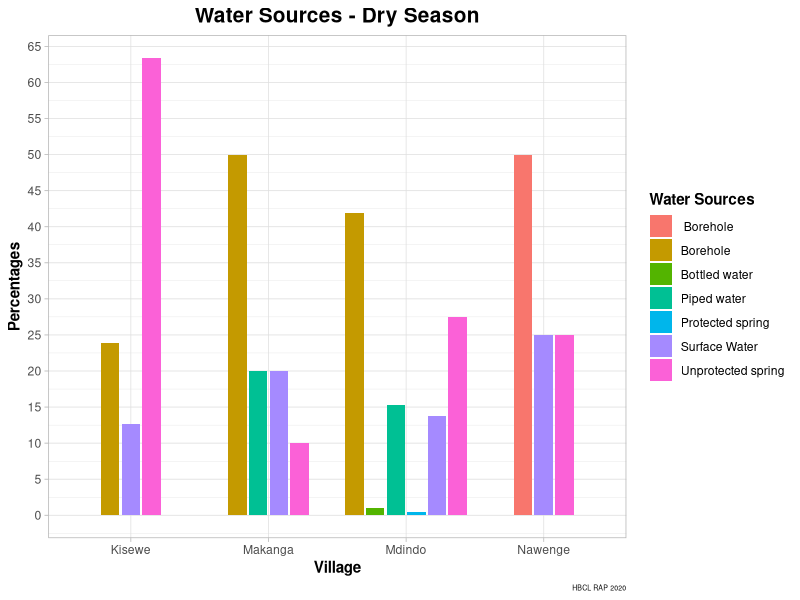
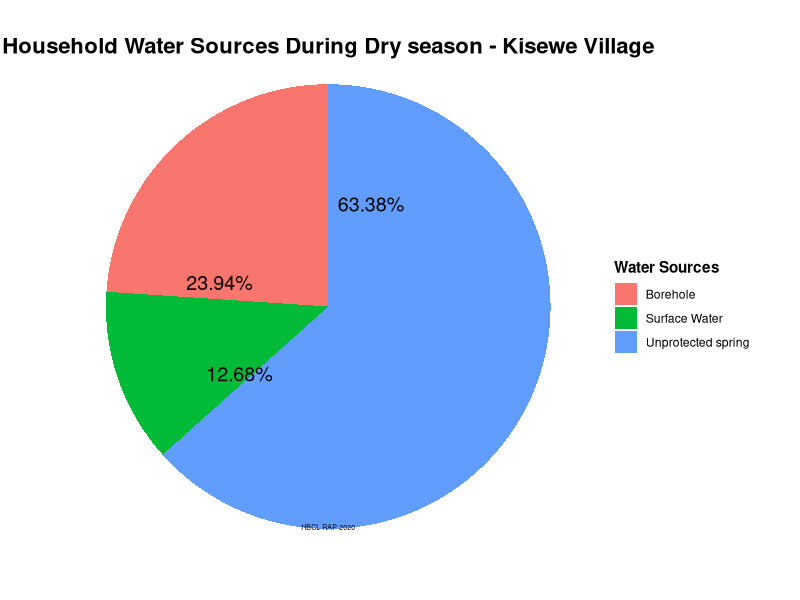
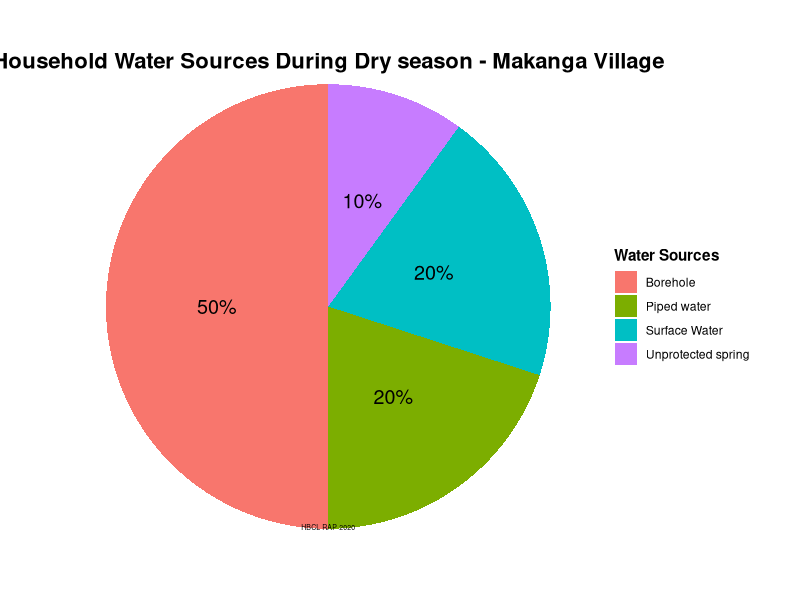
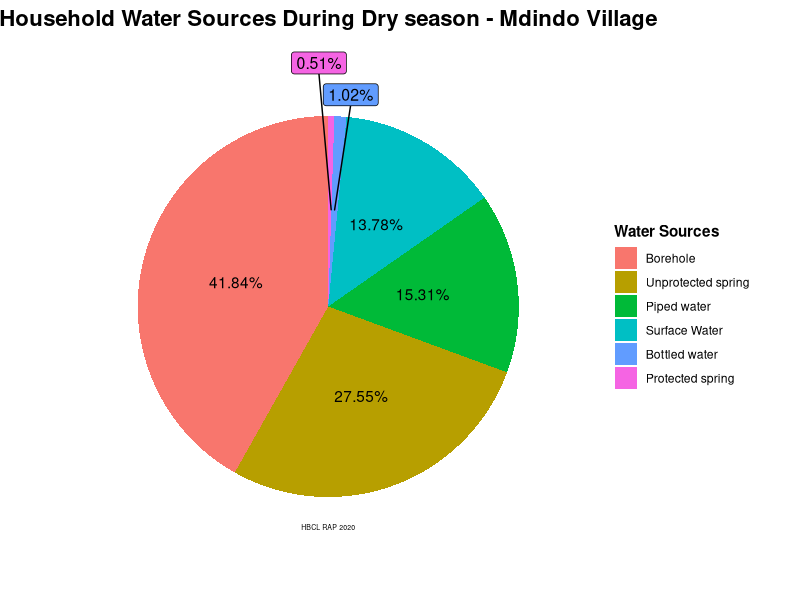
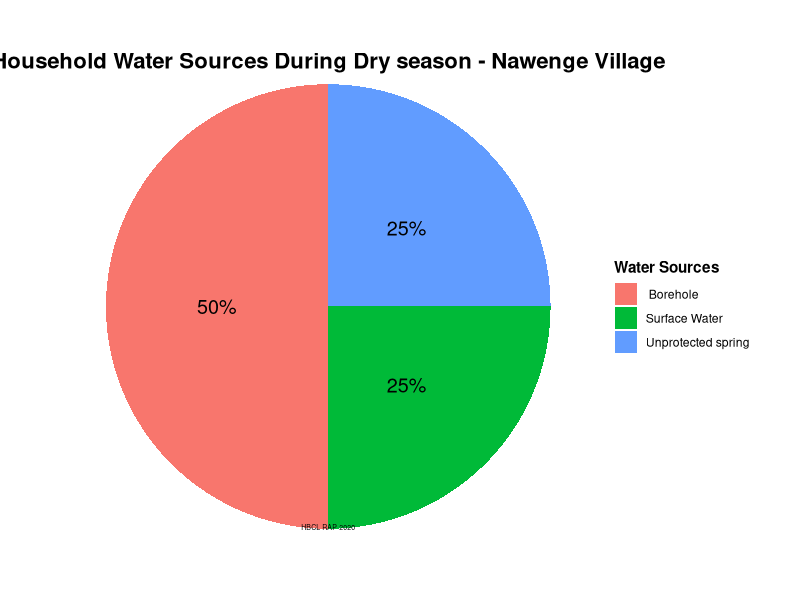

R code for these plots, in order: (Note: this script raises an error after producing the figures.)
 # Household Survey data analysis
      # Harmonic Biosphere Company Limited 
      # June, 2020
      
      # Set working directory --------------------------------------------------------
      setwd("~")
      dir.create("RAP", showWarnings = FALSE)
      setwd("~/RAP")
      
      # Load/install required packageslibralies ---------------------------------------
      library(tidyverse)
      library(scales)
      library(ggrepel)
      
      
      options(scipen = 999)
      
      
      df<-read.csv("Household_Survey.csv",check.names = TRUE,stringsAsFactors = FALSE)
      
      
      # Renaming varibales
      df<-df %>% 
        rename(Respondent_Name = Respondent_.Name,
               HoH_N = HoH_.N, HM1_N = HM1_.N, HM7_G = HM6_G.1, HM8_G = HM_G)
      
      # WATER SERVICES AND DISTANCE 
      # 1 (a).Show percentage of each sources from each of the affected village - Dry Season
      df_Water_dryseason <- df %>% 
        select(Village, Water_Dryseason, Dryseason_dist_km) %>%
        mutate_all(na_if,"-") %>% 
        separate(Water_Dryseason,into = c("No_code","Water_Dryseason"),sep = "[0-9].") %>%
        mutate(Water_Dryseason = ifelse(is.na(Water_Dryseason), No_code, Water_Dryseason)) %>%
        select(-No_code) %>% 
        filter(!is.na(Water_Dryseason)) %>% 
        group_by(Village, Water_Dryseason) %>% 
        summarise(Dry_Season = n()) %>% 
        mutate(Dry_Season_Perc = round(Dry_Season/sum(Dry_Season)*100, digits = 2)) %>%
        mutate(Water_Dryseason = ifelse(Water_Dryseason ==" Unprotected spring", "Unprotected spring", Water_Dryseason),
               Water_Dryseason = ifelse(Water_Dryseason =="Surface water (lake/dam/river/stream)", "Surface Water", Water_Dryseason),
               Water_Dryseason = ifelse(Water_Dryseason ==" Surface water (lake/dam/river/stream)", "Surface Water", Water_Dryseason)) %>% 
        view()
      
      # Bar Chart Water Sources Dry Season
      ggplot(data = df_Water_dryseason, aes(x = Village, y = Dry_Season_Perc, fill = Water_Dryseason))+
        geom_col(position = position_dodge2(preserve = "single", width = 0.9))+
        #geom_text(aes(y = -1, label = Water_Dryseason), position = position_dodge(width = 0.9), size = 3, angle = 90, va = "top")+
        #geom_text(aes(label = ifelse(Dry_Season_Perc > 2, str_c(Dry_Season_Perc, "%"), "")), position = position_dodge2(width= 0.9, preserve = "single"),
                  #angle = 90, hjust = 1, size = 4)+
        #geom_text(aes(label = ifelse(Dry_Season_Perc < 2, str_c(Dry_Season_Perc, "%"), "")), position = position_dodge2(width= 0.9, preserve = "single"), 
                  #angle = 90, hjust = -0.1, size = 4)+
        scale_y_continuous(name = "Percentages", breaks = breaks_width(5))+
        labs(title = "Water Sources - Dry Season", caption = "HBCL RAP 2020", fill = "Water Sources")+
        theme_light()+
        theme(plot.title = element_text(size = 15, face = "bold", hjust = 0.5))+
        theme(plot.caption = element_text(size = 5, hjust = 1))+
        theme(legend.title = element_text(face = "bold"))+
        theme(axis.title.x = element_text(face = "bold"), axis.title.y = element_text(face = "bold"))
      
      
      # PIE CHART
      # (i). Pie Chat plot Kisewe water Sources - Dry Season -------------------------------------------------------
      df_Water_dryseason %>% 
        filter(Village == "Kisewe") %>% 
        ggplot(aes(x = "", y = Dry_Season_Perc, fill = Water_Dryseason))+
        geom_bar(stat = "identity")+
        coord_polar("y", start = 0)+
        geom_text(aes(label = str_c(Dry_Season_Perc, "%")), position = position_stack(vjust = 0.1), size = 5, colour = "black")+
        labs(title = "Household Water Sources During Dry season - Kisewe Village", caption = "HBCL RAP 2020", fill = "Water Sources")+
        theme_void()+
        theme(plot.title = element_text(hjust = 0.5, size = 16, face = "bold", vjust = -5))+
        theme(legend.title = element_text(face = "bold"))+
        theme(plot.caption = element_text(size = 5, vjust = 35, hjust = 0.5))
      
      # (ii). Makanga Pie Chat plot Makanga water Sources - Dry Season -------------------------------------------------------
      df_Water_dryseason %>% 
        filter(Village == "Makanga") %>% 
        ggplot(aes(x = "", y = Dry_Season_Perc, fill = Water_Dryseason))+
        geom_bar(stat = "identity")+
        coord_polar("y", start = 0)+
        geom_text(aes(label = str_c(Dry_Season_Perc, "%")), position = position_stack(vjust = 0.5), size = 5, colour = "black")+
        labs(title = "Household Water Sources During Dry season - Makanga Village", caption = "HBCL RAP 2020", fill = "Water Sources")+
        theme_void()+
        theme(plot.title = element_text(hjust = 0.5, size = 16, face = "bold", vjust = -8))+
        theme(legend.title = element_text(face = "bold"))+
        theme(plot.caption = element_text(size = 5, vjust = 35, hjust = 0.5))
      
      # (ii). Mdindo Pie Chat plot Mdindo water Sources - Dry Season -------------------------------------------------------
      df_Water_dryseason %>% 
        filter(Village == "Mdindo") %>% 
        mutate(Water_Dryseason = fct_reorder(Water_Dryseason, -Dry_Season_Perc)) %>% 
        ggplot( aes(x = "", y = Dry_Season_Perc, fill =Water_Dryseason))+
        geom_bar(stat = "identity")+
        coord_polar("y", start = 0)+
        geom_text(aes(label = ifelse(Dry_Season_Perc > 2, str_c(Dry_Season_Perc, "%"), "")), position = position_stack(vjust = 0.5))+
        geom_label_repel(aes(label = ifelse(Dry_Season_Perc < 2, str_c(Dry_Season_Perc, "%"), ""), y = Dry_Season_Perc), size = 4, show.legend = F, nudge_x = 0.6)+
        labs(title = "Household Water Sources During Dry season - Mdindo Village", caption = "HBCL RAP 2020", fill = "Water Sources")+
        theme_void()+
        theme(plot.title = element_text(hjust = 0.5, size = 16, face = "bold", vjust = 0.5))+
        theme(legend.title = element_text(face = "bold"))+
        theme(plot.caption = element_text(size = 5, vjust = 35, hjust = 0.5))
      
      # (iv). Pie Chat plot Nawenge water Sources - Dry Season -------------------------------------------------------
      df_Water_dryseason %>% 
        filter(Village == "Nawenge") %>% 
        ggplot(aes(x = "", y = Dry_Season_Perc, fill = Water_Dryseason))+
        geom_bar(stat = "identity")+
        coord_polar("y", start = 0)+
        geom_text(aes(label = str_c(Dry_Season_Perc, "%")), position = position_stack(vjust = 0.5), size = 5, colour = "black")+
        labs(title = "Household Water Sources During Dry season - Nawenge Village", caption = "HBCL RAP 2020", fill = "Water Sources")+
        theme_void()+
        theme(plot.title = element_text(hjust = 0.5, size = 16, face = "bold", vjust = -8))+
        theme(legend.title = element_text(face = "bold"))+
        theme(plot.caption = element_text(size = 5, vjust = 35, hjust = 0.5))
      
      write.csv(df_Water, "water_dryseason.csv")
      
      # 1 (b).Distance variation to the houses - Dry Season --------------------------------- 
      df_Water <- df %>% 
        select(Village, Water_Dryseason, Dryseason_dist_km) %>%
        mutate_all(na_if,"-") %>% 
        separate(Water_Dryseason,into = c("No_code","Water_Dryseason"),sep = "[0-9].") %>%
        mutate(Water_Dryseason = ifelse(is.na(Water_Dryseason), No_code, Water_Dryseason)) %>%
        select(-No_code) %>% 
        mutate(Dryseason_dist_km = as.numeric(Dryseason_dist_km)) %>% 
        filter(!is.na(Water_Dryseason)) %>% 
        group_by(Village, Water_Dryseason) %>% 
        summarise(Ave_dist = mean(Dryseason_dist_km, na.rm = TRUE)) %>% 
        view()
      
      
      # 2 (a).Show percentage of each sources from each of the affected village - Wet Season
      df_Water_wetseason <- df %>% 
        select(Village, Water_Wetseason, Wetseason_dist_km) %>%
        mutate_all(na_if,"-") %>% 
        separate(Water_Wetseason,into = c("No_code","Water_Wetseason"),sep = "[0-9].") %>%
        mutate(Water_Wetseason = ifelse(is.na(Water_Wetseason), No_code, Water_Wetseason)) %>%
        select(-No_code) %>% 
        filter(!is.na(Water_Wetseason)) %>% 
        group_by(Village, Water_Wetseason) %>% 
        summarise(Wet_Season = n()) %>% 
        mutate(Wet_Season_Perc = round(Wet_Season/sum(Wet_Season)*100, digits = 2)) %>%
        mutate(Water_Wetseason = ifelse(Water_Wetseason ==" Unprotected spring", "Unprotected spring", Water_Wetseason),
               Water_Wetseason = ifelse(Water_Wetseason =="Surface water (lake/dam/river/stream)", "Surface Water", Water_Wetseason),
               Water_Wetseason = ifelse(Water_Wetseason ==" Surface water (lake/dam/river/stream)", "Surface Water", Water_Wetseason)) %>% 
        view()
      
      
      # Bar Chart Water Sources Wet Season
      ggplot(data = df_Water_wetseason, aes(x = Village, y = Wet_Season_Perc, fill = Water_Wetseason))+
        geom_col(position = position_dodge2(preserve = "single", width = 0.9))+
        #geom_text(aes(y = -1, label = Water_Dryseason), position = position_dodge(width = 0.9), size = 3, angle = 90, va = "top")+
        #geom_text(aes(label = ifelse(Wet_Season_Perc > 2, str_c(Wet_Season_Perc, "%"), "")), position = position_dodge2(width= 0.9, preserve = "single"), 
                  #angle = 90, hjust = 1, size = 4)+
        #geom_text(aes(label = ifelse(Wet_Season_Perc < 2, str_c(Wet_Season_Perc, "%"), "")), position = position_dodge2(width= 0.9, preserve = "single"), 
                  #angle = 90, hjust = -0.1, size = 4)+
        scale_y_continuous(name = "Percentages", breaks = breaks_width(5))+
        labs(title = "Water Sources - Wet Season", caption = "HBCL RAP 2020", fill = "Water Sources")+
        theme_light()+
        theme(plot.title = element_text(size = 15, face = "bold", hjust = 0.5))+
        theme(plot.caption = element_text(size = 5, hjust = 1))+
        theme(legend.title = element_text(face = "bold"))+
        theme(axis.title.x = element_text(face = "bold"), axis.title.y = element_text(face = "bold"))
      
      
      # (i). Pie Chat plot Kisewe water Sources - Wet Season -------------------------------------------------------
      df_Water_wetseason %>% 
        filter(Village == "Kisewe") %>%
        mutate(Water_Wetseason = fct_reorder(Water_Wetseason, -Wet_Season_Perc)) %>% 
        ggplot(aes(x = "", y = Wet_Season_Perc, fill = Water_Wetseason))+
        geom_bar(stat = "identity")+
        coord_polar("y", start = 0)+
        geom_text(aes(label = ifelse(Wet_Season_Perc >1, str_c( Wet_Season_Perc, "%"),"")), position = position_stack(vjust = 0.5), size = 5, colour = "black")+
        geom_label_repel(aes(label = ifelse(Wet_Season_Perc < 1, str_c(Wet_Season_Perc, "%"), "")), size = 4, nudge_x = 0.55, show.legend = F)+
        labs(title = "Household Water Sources During Wet season - Kisewe Village", caption = "HBCL RAP 2020", fill = "Water Sources")+
        theme_void()+
        theme(plot.title = element_text(hjust = 0.5, size = 15, face = "bold", vjust = -2))+
        theme(legend.title = element_text(face = "bold"))+
        theme(plot.caption = element_text(size = 5, vjust = 35, hjust = 0.5))
      
      # (ii). Pie Chat plot Makanga water Sources - Wet Season -------------------------------------------------------
      df_Water_wetseason %>% 
        filter(Village == "Makanga") %>% 
        ggplot(aes(x = "", y = Wet_Season_Perc, fill = Water_Wetseason))+
        geom_bar(stat = "identity")+
        coord_polar("y", start = 0)+
        geom_text(aes(label = str_c( Wet_Season_Perc, "%")), position = position_stack(vjust = 0.5), size = 5, colour = "black")+
        labs(title = "Household Water Sources During Wet season - Makanga Village", caption = "HBCL RAP 2020", fill = "Water Sources")+
        theme_void()+
        theme(plot.title = element_text(hjust = 0.5, size = 16, face = "bold", vjust = -8))+
        theme(legend.title = element_text(face = "bold"))+
        theme(plot.caption = element_text(size = 5, vjust = 35, hjust = 0.5))
      
      
      # (iii). Mdindo Pie Chat plot Mdindo water Sources - Wet Season -------------------------------------------------------
      df_Water_wetseason %>% 
        filter(Village == "Mdindo") %>% 
        ggplot(aes(x = "", y = Wet_Season_Perc, fill = reorder(Water_Wetseason, -Wet_Season_Perc)))+
        geom_bar(stat = "identity")+
        coord_polar("y", start = 0)+
        geom_text(aes(label = ifelse (Wet_Season_Perc > 14, str_c( Wet_Season_Perc, "%"), "")), position = position_stack(vjust = 0.5), size = 5, colour = "black")+
        geom_label_repel(aes(label = ifelse(Wet_Season_Perc < 14, str_c(Wet_Season_Perc, "%"), "")), size = 3, nudge_x = 1.5, show.legend = F)+
        labs(title = "Household Water Sources During Wet season - Mdindo Village", caption = "HBCL RAP 2020", fill = "Water Sources")+
        theme_void()+
        theme(plot.title = element_text(hjust = 0.5, size = 15, face = "bold", vjust = 2))+
        theme(legend.title = element_text(face = "bold"))+
        theme(plot.caption = element_text(size = 5, vjust = 35, hjust = 0.5))
      
      
      # (iiv).Pie Chat plot Nawenge water Sources - Wet Season -------------------------------------------------------
      df_Water_wetseason %>% 
        filter(Village == "Nawenge") %>% 
        ggplot(aes(x = "", y = Wet_Season_Perc, fill = Water_Wetseason))+
        geom_bar(stat = "identity")+
        coord_polar("y", start = 0)+
        geom_text(aes(label = str_c( Wet_Season_Perc, "%")), position = position_stack(vjust = 0.5), size = 5, colour = "black")+
        labs(title = "Household Water Sources During Wet season - Nawenge Village", caption = "HBCL RAP 2020", fill = "Water Sources")+
        theme_void()+
        theme(plot.title = element_text(hjust = 0.5, size = 16, face = "bold", vjust = -8))+
        theme(legend.title = element_text(face = "bold"))+
        theme(plot.caption = element_text(size = 5, vjust = 35, hjust = 0.5))
      
      # write.csv(df_Water, "water_wetseason.csv")
      
      
      # b.(i). Pie Chat plot Nawenge water Sources - Wet Season -------------------------------------------------------
      df_Nawenge_Drywater <- df_Water %>% 
        filter(Village == "Nawenge") %>% 
        ggplot(data = df_Nawenge_Drywater, aes(x = "", y = Dry_Season_Perc, fill = Water_Dryseason))+
        geom_bar(stat = "identity")+
        coord_polar("y", start = 0)+
        geom_text(aes(label = str_c(Dry_Season_Perc, "%")), position = position_stack(vjust = 0.5), size = 5, colour = "white")+
        labs(title = "Household Water Sources During Dry season - Nawenge Village", caption = "HBCL RAP 2020", fill = "Water Sources")+
        theme_void()+
        theme(plot.title = element_text(hjust = 0.5, size = 16, face = "bold", vjust = -5))+
        theme(legend.title = element_text(face = "bold"))+
        theme(plot.caption = element_text(size = 5, vjust = 35, hjust = 0.5))
      
      # 2 (b).Distance variation to the houses - Wet Season  
      df_Water_wetseason <- df %>% 
        select(Village, Water_Wetseason, Wetseason_dist_km) %>%
        mutate_all(na_if,"-") %>% 
        separate(Water_Wetseason,into = c("No_code","Water_Wetseason"),sep = "[0-9].") %>%
        mutate(Water_Wetseason = ifelse(is.na(Water_Wetseason), No_code, Water_Wetseason)) %>%
        select(-No_code) %>% 
        mutate( Wetseason_dist_km = as.numeric(Wetseason_dist_km)) %>% 
        filter(!is.na(Water_Wetseason)) %>% 
        group_by(Village, Water_Wetseason) %>% 
        summarise(Ave_dist = mean(Wetseason_dist_km, na.rm = TRUE)) %>% 
        view()
